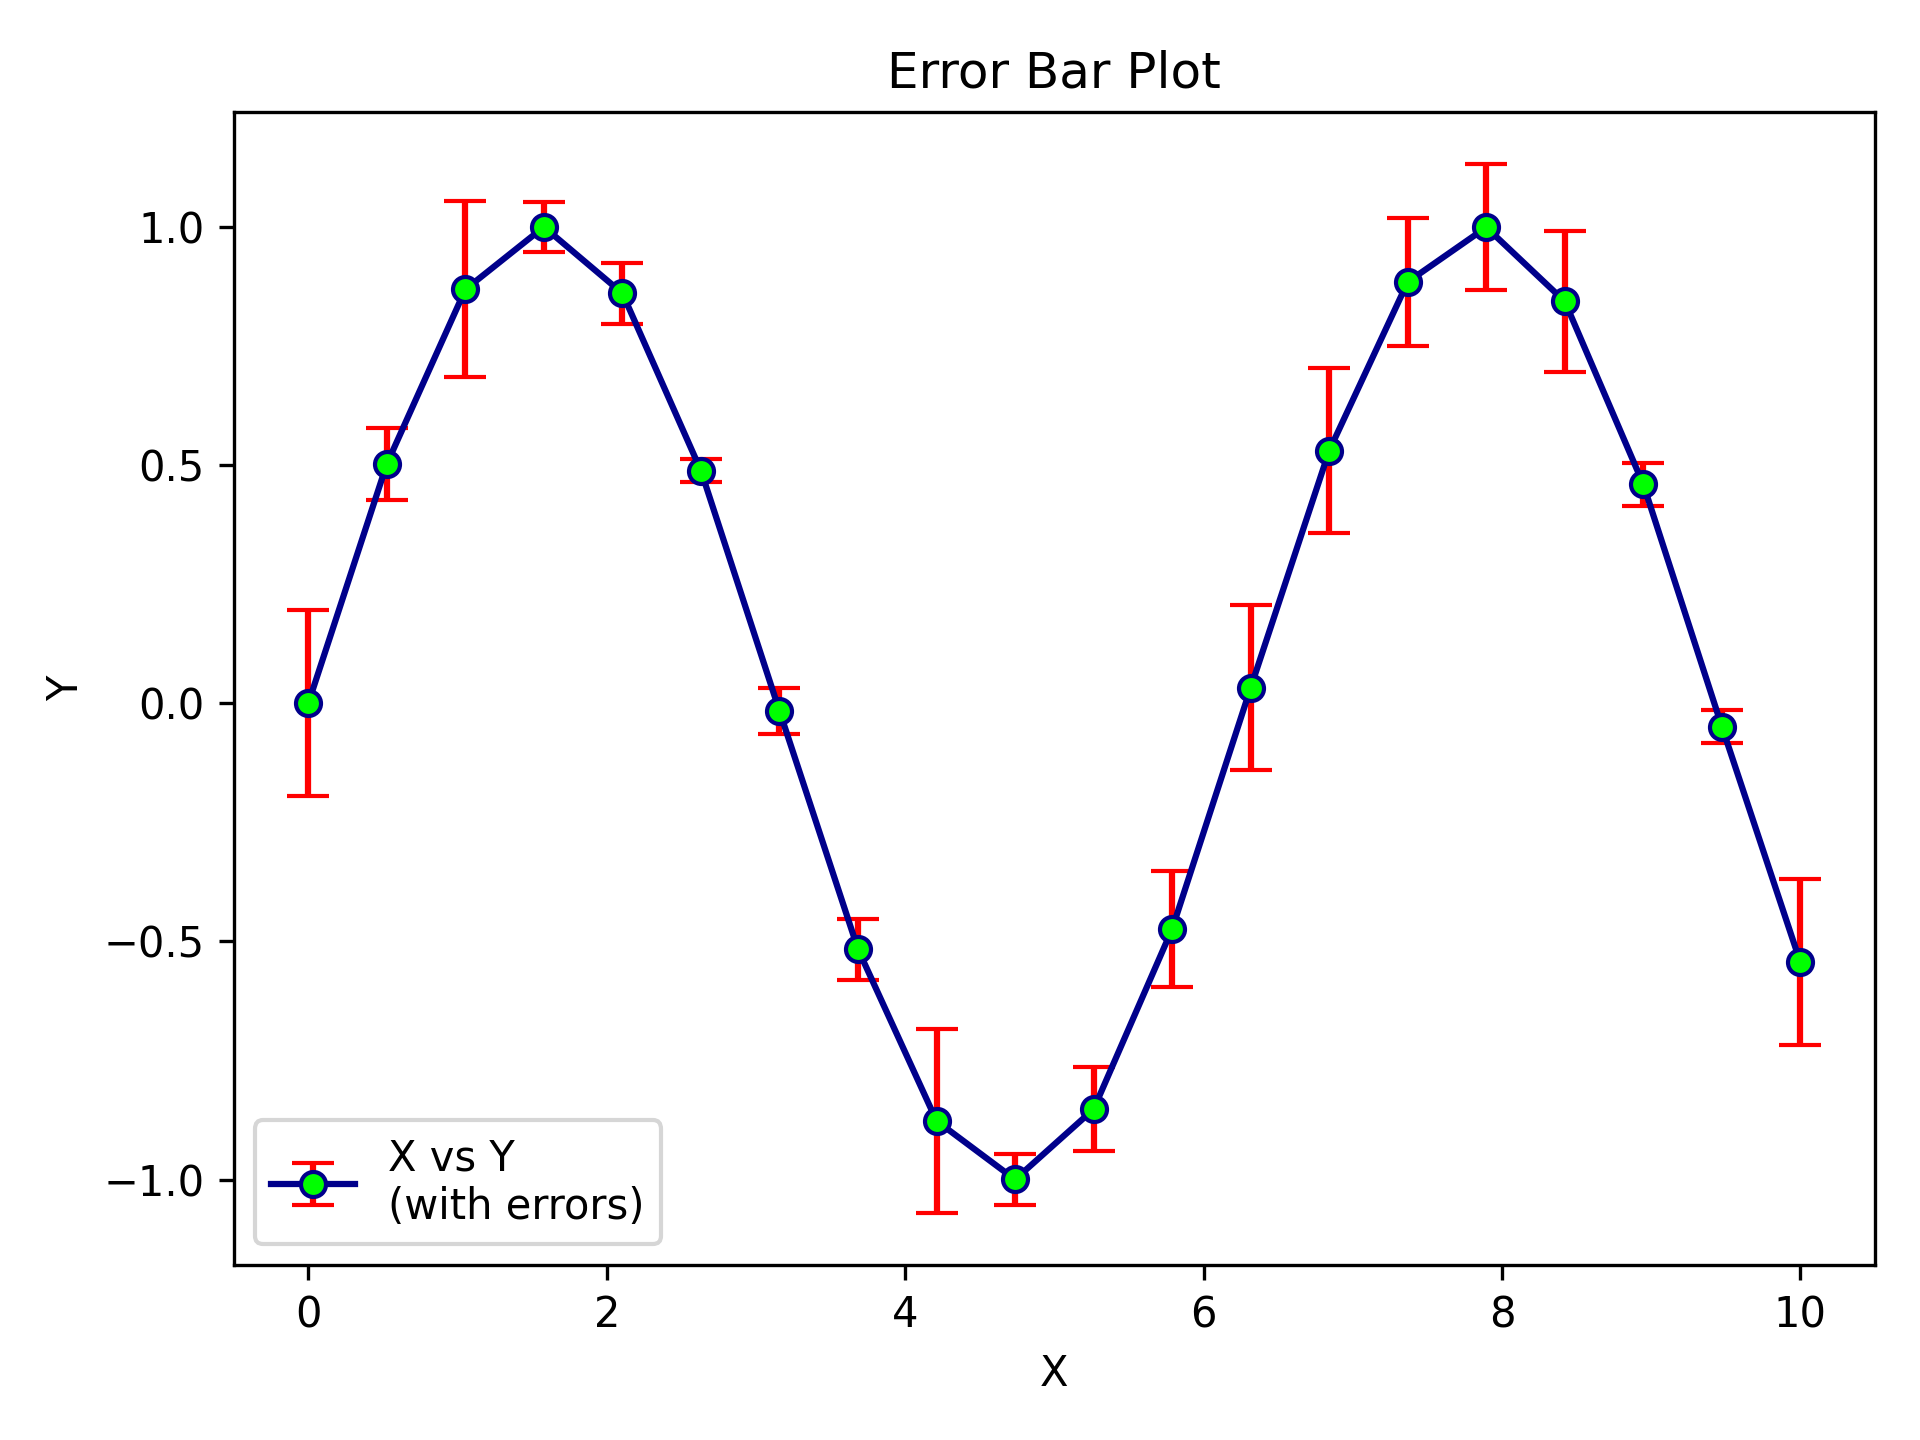

Write Python code to recreate this figure.
"""Created on Mar 08 02:10:19 2026"""

import numpy as np
from matplotlib import pyplot as plt

from plotez import plot_errorbar
from plotez.backend import ErrorPlotConfig

rng = np.random.default_rng(1234)

x = np.linspace(0, 10, 20)
y = np.sin(x)
y_err = 0.2 * rng.random(size=y.shape)

ep = ErrorPlotConfig(color="darkblue", marker="o", capsize=5, ecolor="red", markerfacecolor="lime")
plot_errorbar(x, y, data_label="X vs Y\n(with errors)", y_err=y_err, errorbar_config=ep, auto_label=True)

# plt.show()
plt.savefig("README_E2_scientific_errorbars.png", dpi=300)
plt.close()
